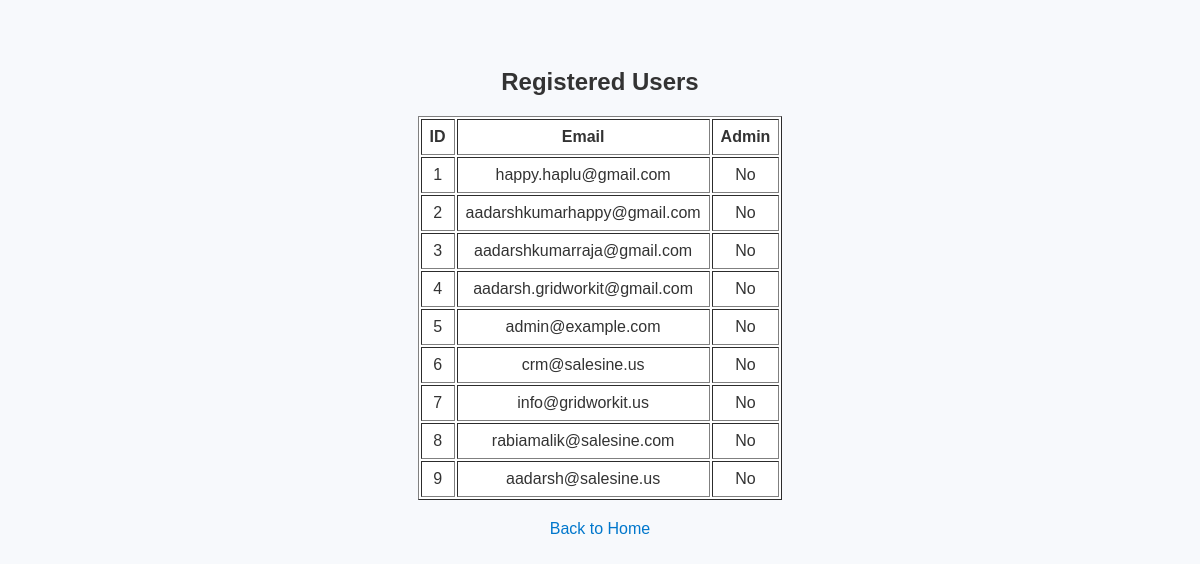
Page /views/users.php on the committed database.
### tables this page shows
CREATE TABLE users (
    id INTEGER PRIMARY KEY AUTOINCREMENT,
    email TEXT UNIQUE,
    password_hash TEXT,
    is_admin INTEGER DEFAULT 0,
    reset_token TEXT,
    plan_type TEXT DEFAULT 'free'
);

### views/users.php (the view, shortened to what this page needs)
<?php
require_once __DIR__ . '/../inc/db.php';
$stmt = $db->query("SELECT id, email, is_admin FROM users");
$users = $stmt->fetchAll();
?>
<!DOCTYPE html>
<html>
<head>
  <link rel="stylesheet" href="/outreach-app/Sprints/sprint-1-authentication/assets/style.css">
</head>
<body>
  <h2>Registered Users</h2>
  <table border="1" cellpadding="8" style="margin: 20px auto; background:#fff;">
    <tr><th>ID</th><th>Email</th><th>Admin</th></tr>
    <?php foreach ($users as $user): ?>
      <tr>
        <td><?= $user['id'] ?></td>
        <td><?= htmlspecialchars($user['email']) ?></td>
        <td><?= $user['is_admin'] ? 'Yes' : 'No' ?></td>
      </tr>
    <?php endforeach; ?>
  </table>
  <p><a href="/outreach-app/index.php">Back to Home</a></p>
</body>
</html>

### assets/style.css (style rules this page uses)
body { font-family: Arial, sans-serif; background-color: #f7f9fc; padding: 40px; text-align: center; color: #333; }
a { color: #0077cc; text-decoration: none; }

### rows in the picture
users: id "1", email "happy.haplu@gmail.com", is_admin "No"
users: id "2", email "aadarshkumarhappy@gmail.com", is_admin "No"
users: id "3", email "aadarshkumarraja@gmail.com", is_admin "No"
users: id "4", email "aadarsh.gridworkit@gmail.com", is_admin "No"
users: id "5", email "admin@example.com", is_admin "No"
users: id "6", email "crm@salesine.us", is_admin "No"
users: id "7", email "info@gridworkit.us", is_admin "No"
users: id "8", email "rabiamalik@salesine.com", is_admin "No"
users: id "9", email "aadarsh@salesine.us", is_admin "No"
